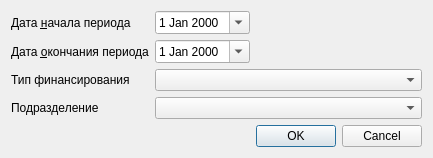
<?xml version="1.0" encoding="UTF-8"?>
<ui version="4.0">
 <class>ReportBedspacePEOForm3Setup</class>
 <widget class="QDialog" name="ReportBedspacePEOForm3Setup">
  <property name="geometry">
   <rect>
    <x>0</x>
    <y>0</y>
    <width>398</width>
    <height>151</height>
   </rect>
  </property>
  <property name="windowTitle">
   <string>Dialog</string>
  </property>
  <layout class="QGridLayout" name="gridLayout">
   <item row="2" column="0">
    <widget class="QLabel" name="lblEndDate">
     <property name="text">
      <string>Дата &amp;окончания периода</string>
     </property>
     <property name="buddy">
      <cstring>edtEndDate</cstring>
     </property>
    </widget>
   </item>
   <item row="0" column="0">
    <widget class="QLabel" name="lblBegDate">
     <property name="text">
      <string>Дата &amp;начала периода</string>
     </property>
     <property name="buddy">
      <cstring>edtBegDate</cstring>
     </property>
    </widget>
   </item>
   <item row="8" column="2">
    <widget class="QDialogButtonBox" name="buttonBox">
     <property name="orientation">
      <enum>Qt::Horizontal</enum>
     </property>
     <property name="standardButtons">
      <set>QDialogButtonBox::Cancel|QDialogButtonBox::Ok</set>
     </property>
    </widget>
   </item>
   <item row="7" column="1">
    <spacer name="verticalSpacer">
     <property name="orientation">
      <enum>Qt::Vertical</enum>
     </property>
     <property name="sizeHint" stdset="0">
      <size>
       <width>20</width>
       <height>40</height>
      </size>
     </property>
    </spacer>
   </item>
   <item row="0" column="2">
    <spacer name="horizontalSpacer">
     <property name="orientation">
      <enum>Qt::Horizontal</enum>
     </property>
     <property name="sizeHint" stdset="0">
      <size>
       <width>40</width>
       <height>20</height>
      </size>
     </property>
    </spacer>
   </item>
   <item row="3" column="0">
    <widget class="QLabel" name="lblFinance">
     <property name="text">
      <string>Тип финансирования</string>
     </property>
    </widget>
   </item>
   <item row="3" column="1" colspan="2">
    <widget class="CRBComboBox" name="cmbFinance"/>
   </item>
   <item row="6" column="1" colspan="2">
    <widget class="COrgStructureComboBox" name="cmbOrgStructure"/>
   </item>
   <item row="6" column="0">
    <widget class="QLabel" name="lblOrgStructure">
     <property name="text">
      <string>Подразделение</string>
     </property>
    </widget>
   </item>
   <item row="2" column="1">
    <widget class="CDateEdit" name="edtEndDate">
     <property name="sizePolicy">
      <sizepolicy hsizetype="Maximum" vsizetype="Fixed">
       <horstretch>0</horstretch>
       <verstretch>0</verstretch>
      </sizepolicy>
     </property>
     <property name="calendarPopup">
      <bool>true</bool>
     </property>
    </widget>
   </item>
   <item row="0" column="1">
    <widget class="CDateEdit" name="edtBegDate">
     <property name="sizePolicy">
      <sizepolicy hsizetype="Maximum" vsizetype="Fixed">
       <horstretch>0</horstretch>
       <verstretch>0</verstretch>
      </sizepolicy>
     </property>
     <property name="calendarPopup">
      <bool>true</bool>
     </property>
    </widget>
   </item>
  </layout>
 </widget>
 <customwidgets>
  <customwidget>
   <class>CDateEdit</class>
   <extends>QDateEdit</extends>
   <header>library/DateEdit</header>
  </customwidget>
  <customwidget>
   <class>CRBComboBox</class>
   <extends>QComboBox</extends>
   <header>library/crbcombobox.h</header>
  </customwidget>
  <customwidget>
   <class>COrgStructureComboBox</class>
   <extends>QComboBox</extends>
   <header>Orgs/OrgStructComboBoxes</header>
  </customwidget>
 </customwidgets>
 <resources/>
 <connections>
  <connection>
   <sender>buttonBox</sender>
   <signal>accepted()</signal>
   <receiver>ReportBedspacePEOForm3Setup</receiver>
   <slot>accept()</slot>
   <hints>
    <hint type="sourcelabel">
     <x>248</x>
     <y>254</y>
    </hint>
    <hint type="destinationlabel">
     <x>157</x>
     <y>274</y>
    </hint>
   </hints>
  </connection>
  <connection>
   <sender>buttonBox</sender>
   <signal>rejected()</signal>
   <receiver>ReportBedspacePEOForm3Setup</receiver>
   <slot>reject()</slot>
   <hints>
    <hint type="sourcelabel">
     <x>316</x>
     <y>260</y>
    </hint>
    <hint type="destinationlabel">
     <x>286</x>
     <y>274</y>
    </hint>
   </hints>
  </connection>
 </connections>
</ui>
